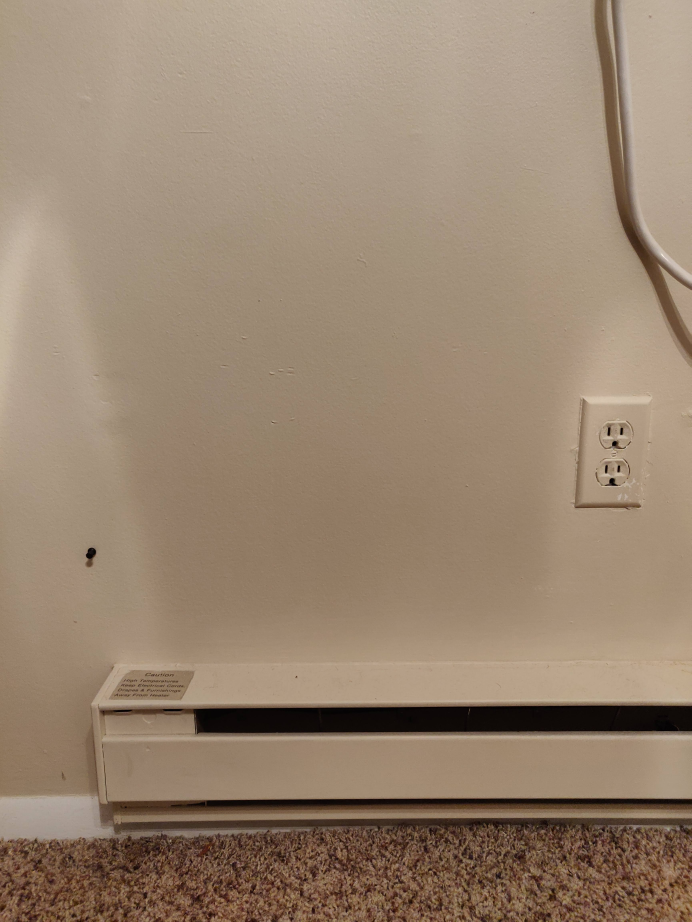
#> input picture opencv_sandbox/images/object.jpg, 3456 x 4608 px (shown at 1/5 size)
$ python blendLogos.py
#> lines starting #> are read from the running program, lines starting #| are printed output that depends on the picture

import cv2 as cv

#Shree Ram.Thank you for guiding me towards learning about computer vision.
# Computer Vision is amazing.:-)
alpha = 0.5

try:
    raw_input          # Python 2
except NameError:
    raw_input = input  # Python 3

print(''' Simple Linear Blender
-----------------------
* Enter alpha [0.0-1.0]: ''')
input_alpha = float(raw_input().strip())
#> the answer given: 3
if 0 <= alpha <= 1:
    alpha = input_alpha
# [load]
img1 = cv.imread("images/object.jpg", 0)
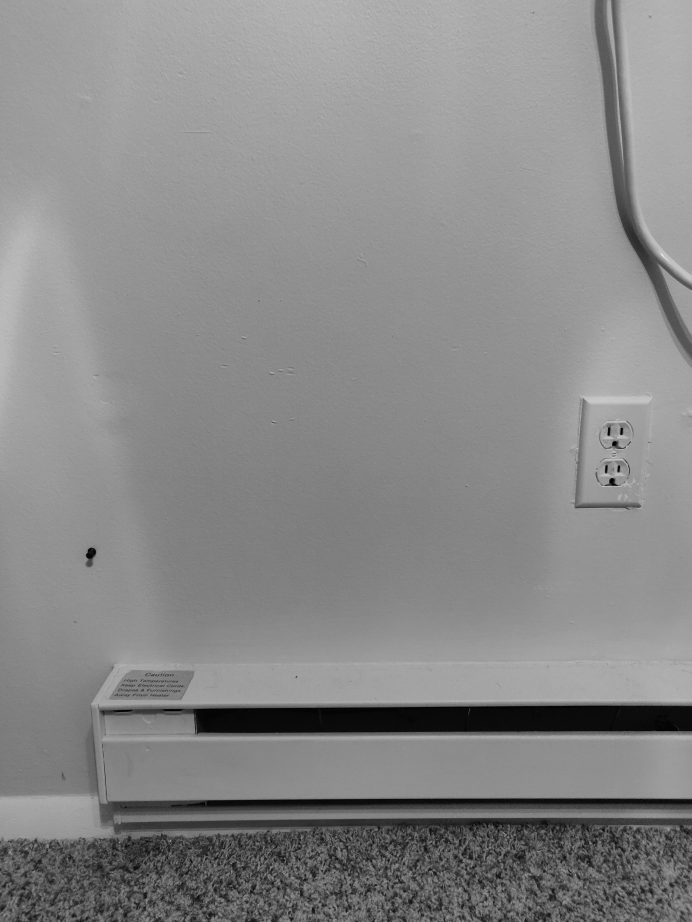
#> img1: shape (4608, 3456) (shown at 1/5 size); min 0, max 255, mean 137.1
img2 = cv.imread("images/object1.jpg", 0)
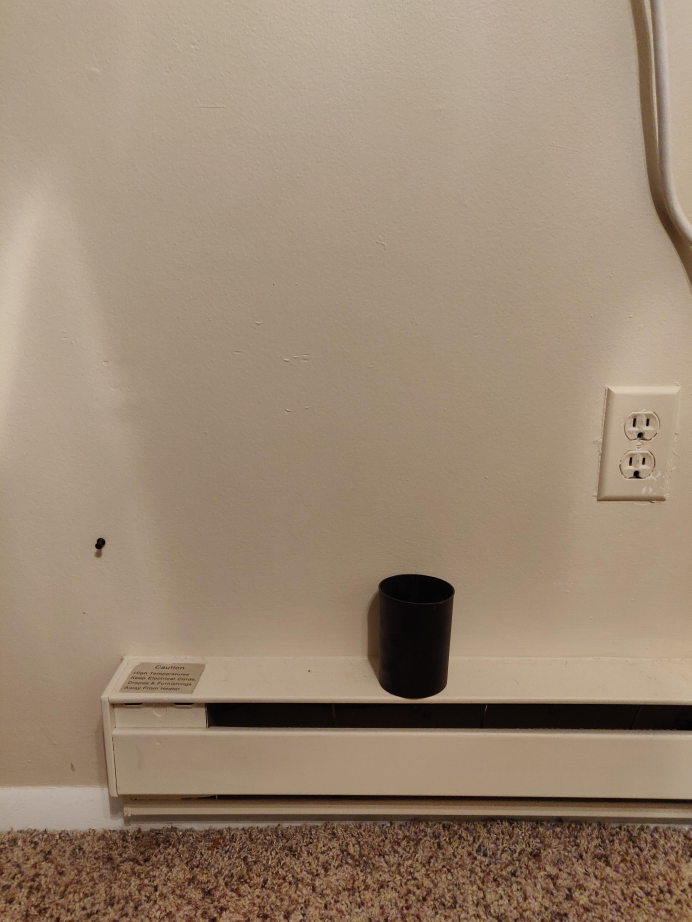
#> input picture opencv_sandbox/images/object1.jpg, 3456 x 4608 px (shown at 1/5 size)
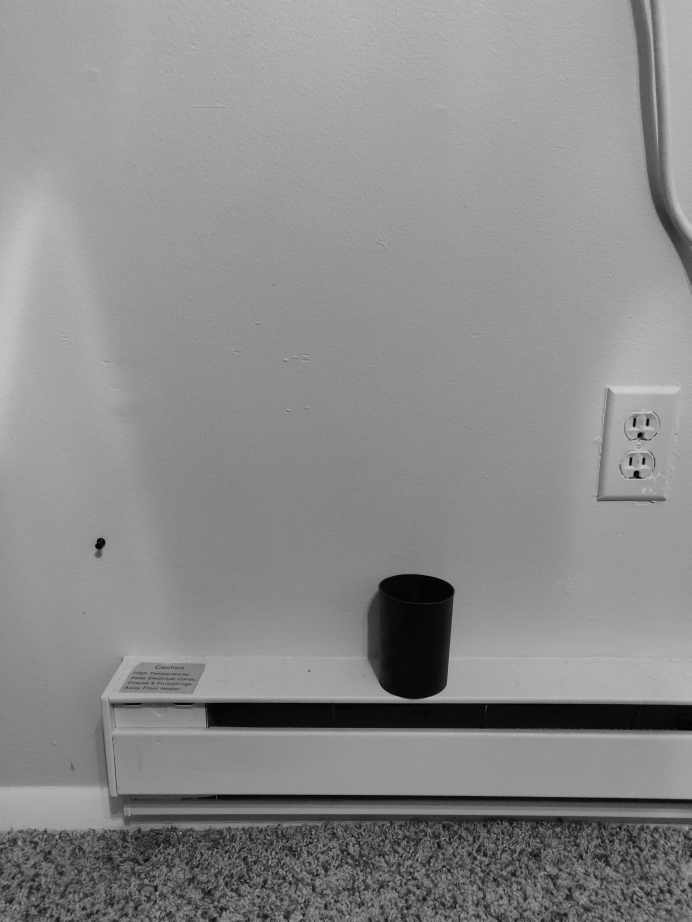
#> img2: shape (4608, 3456) (shown at 1/5 size); min 0, max 219, mean 138.9
src1 = cv.resize(img1,None,fx=0.25, fy=0.125, interpolation = cv.INTER_CUBIC)
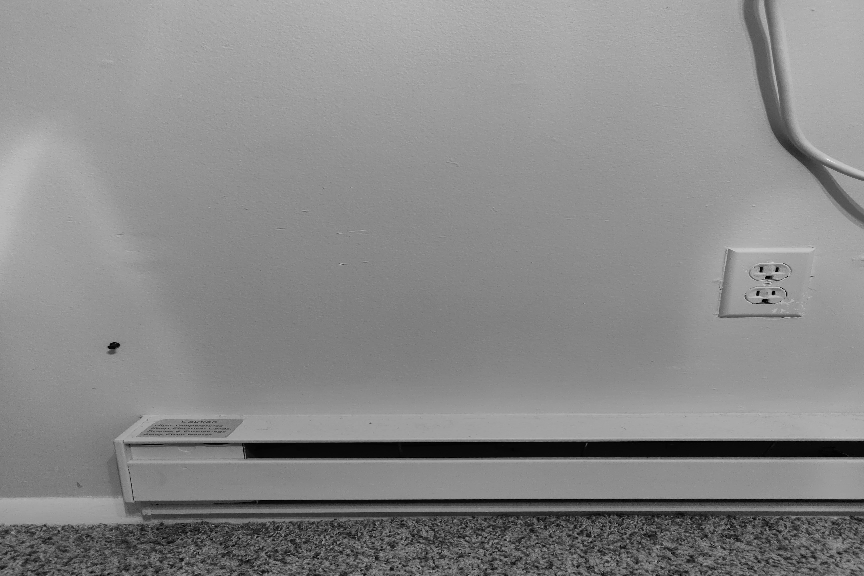
#> src1: shape (576, 864); min 0, max 244, mean 137.1
src2 = cv.resize(img2,None,fx=0.25, fy=0.125, interpolation = cv.INTER_CUBIC)
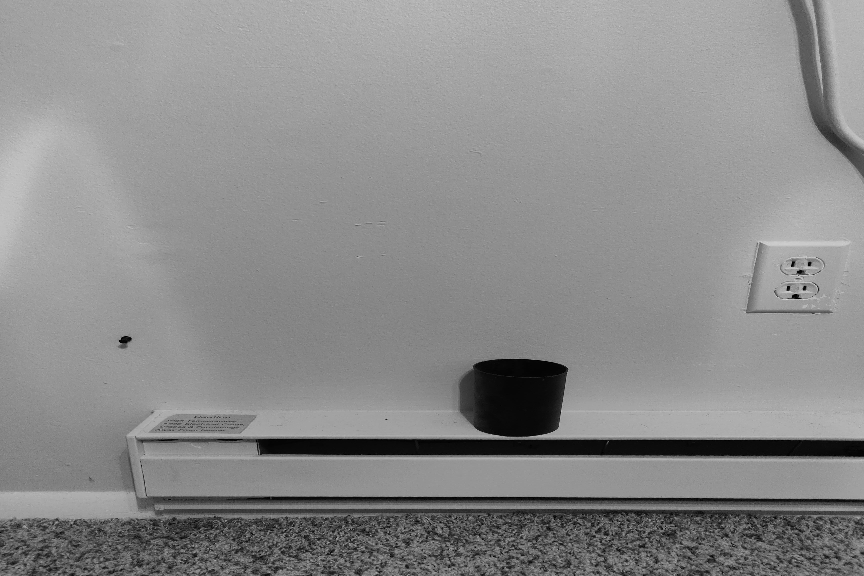
#> src2: shape (576, 864); min 0, max 217, mean 139
cv.imshow("object1", src1)
cv.waitKey(0)
cv.imshow("object2", src2)
cv.waitKey(0)
# [load]
if src1 is None:
    print("Error loading src1")
    exit(-1)
elif src2 is None:
    print("Error loading src2")
    exit(-1)
# [blend_images]
beta = (1.0 - alpha)
dst = cv.addWeighted(src1, alpha, src2, beta, 0.0)
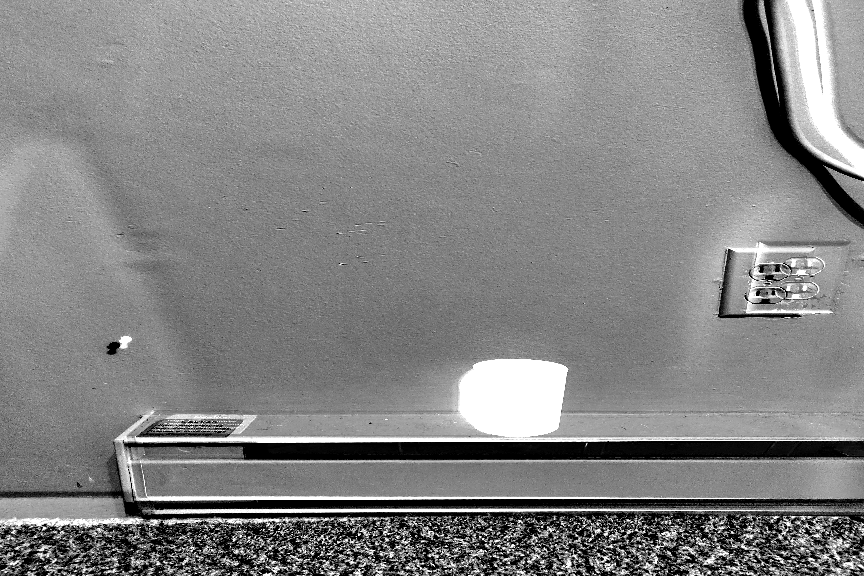
#> dst: shape (576, 864); min 0, max 255, mean 132.8
# [blend_images]
# [display]
cv.imshow('dst', dst)
cv.waitKey(0)
# [display]
cv.destroyAllWindows()
